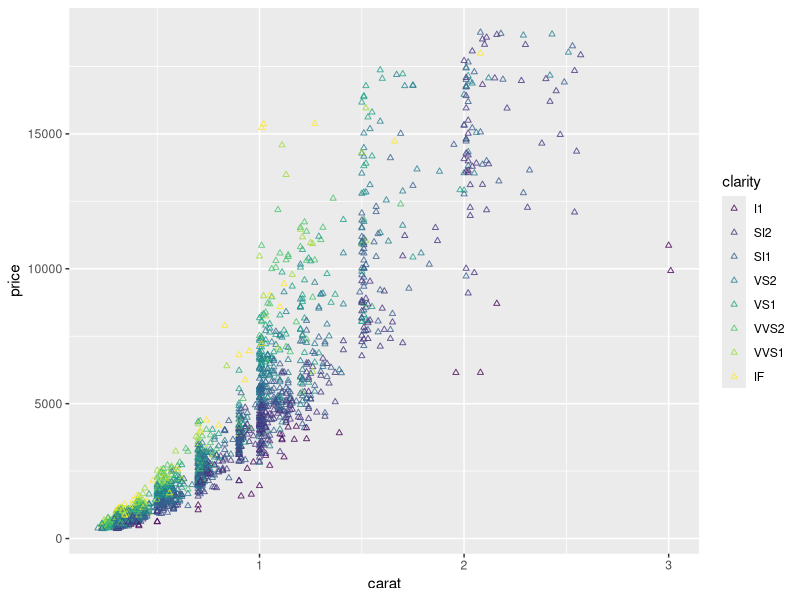
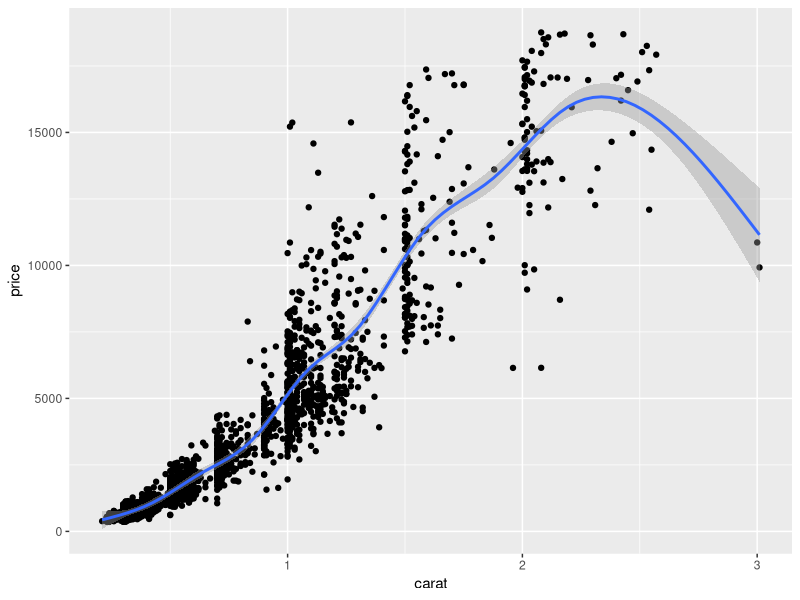
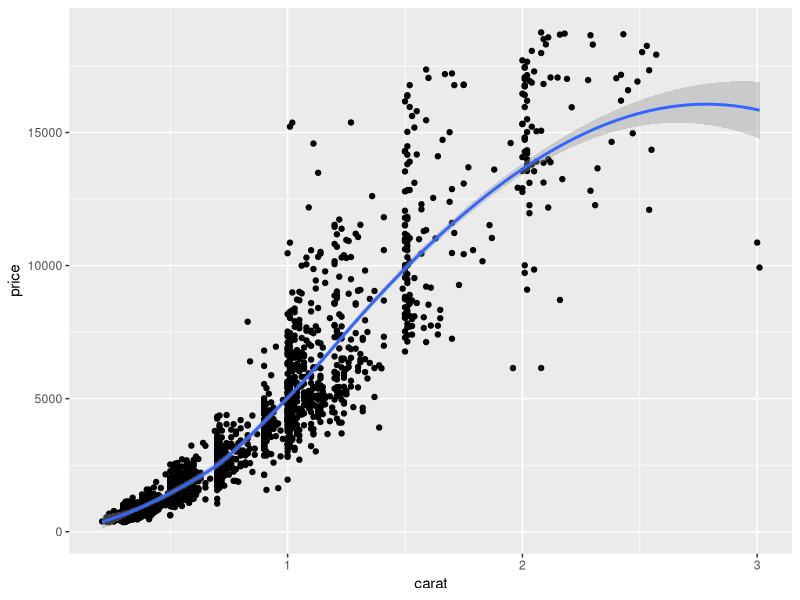
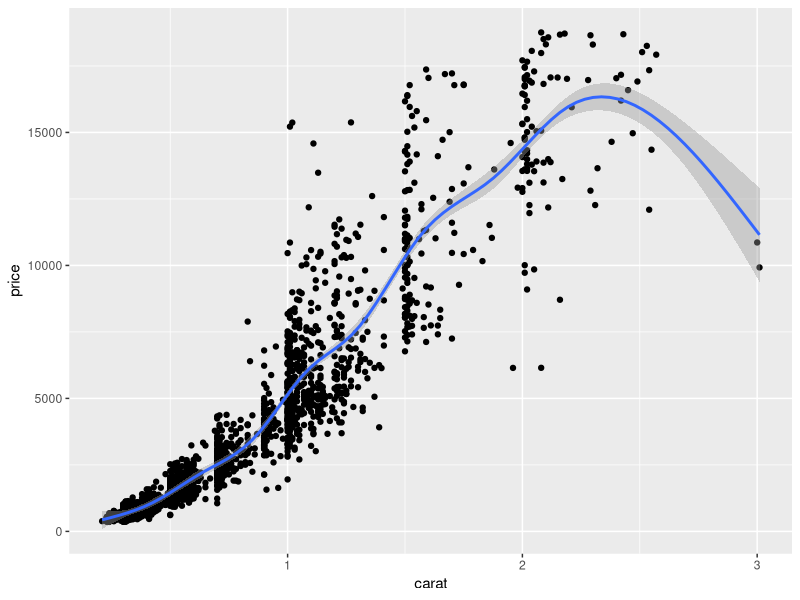
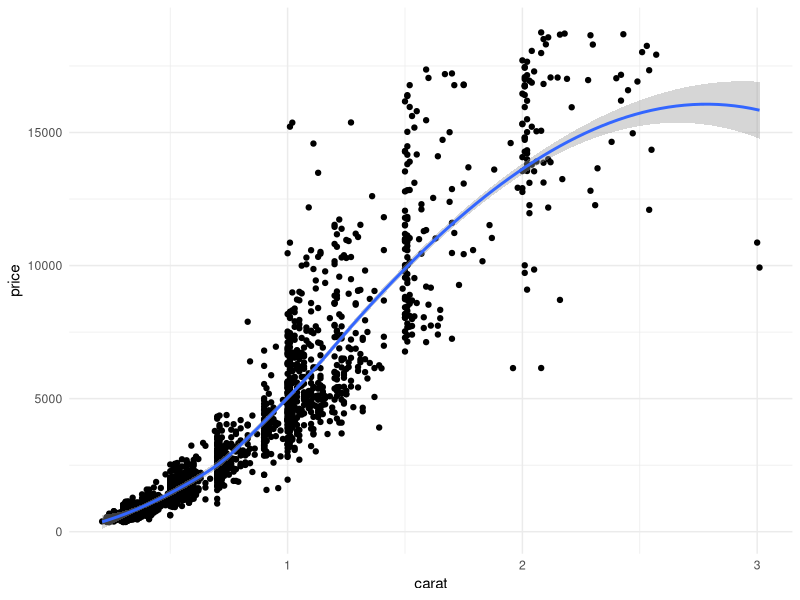
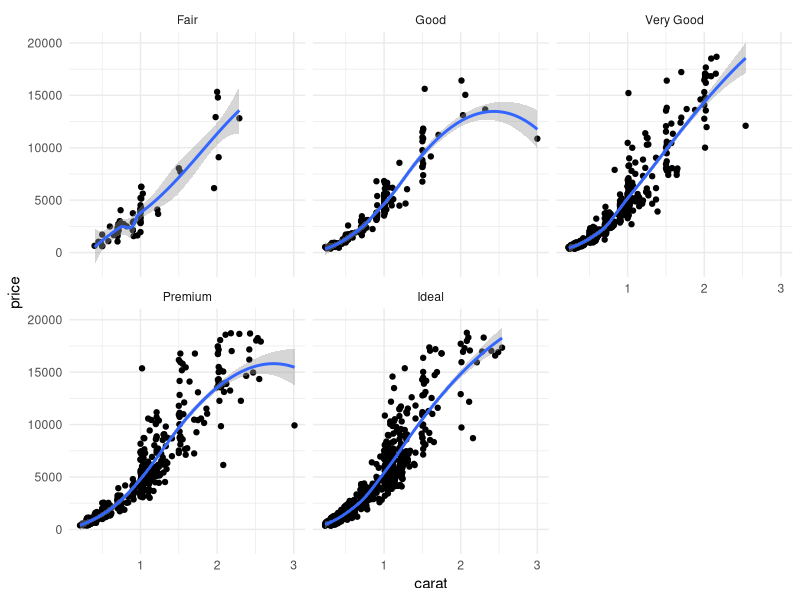

Write R code to recreate these figures, in order.
# Install PKG
# install.packages("ggplot2")
library(ggplot2)
library(tidyverse)

# cheatsheet
# ggplot styles >> https://www.rstudio.com/wp-content/uploads/2015/03/ggplot2-cheatsheet.pdf
# shape of plot point >> http://www.sthda.com/english/wiki/r-plot-pch-symbols-the-different-point-shapes-available-in-r

###
df <- diamonds
glimpse(df)
table(df$cut)
class(df$cut)

# use sampling to SIMPLIFY if amount of data is too much
# use 'seed' to comtrol sample running
set.seed(99) 
sample_diamond <- sample_n(df, 2000)
# glimpse(sample_diamond)

# [point] compare carat to price
compare_carat_price = ggplot(sample_diamond , aes(carat , price, color=clarity))
compare_carat_price + geom_point( size=1.2 , 
                                  alpha=0.8 ,
                                  shape=2)

compare_carat = ggplot(sample_diamond , aes(carat , price))
compare_carat + geom_point() + geom_smooth()
compare_carat + geom_point() + geom_smooth(method="loess")
compare_carat + geom_point() + geom_smooth(method='gam')
compare_carat + geom_point() + geom_smooth(method='loess') + theme_minimal()
compare_carat + geom_point() + geom_smooth(method='loess') + theme_minimal() + facet_wrap(~ cut)
